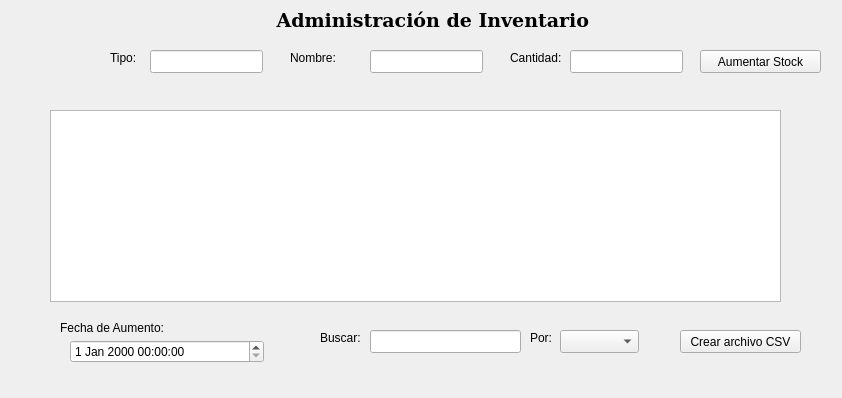
<?xml version="1.0" encoding="UTF-8"?>
<ui version="4.0">
 <class>Component</class>
 <widget class="QWidget" name="Component">
  <property name="geometry">
   <rect>
    <x>0</x>
    <y>0</y>
    <width>842</width>
    <height>398</height>
   </rect>
  </property>
  <property name="windowTitle">
   <string>Form</string>
  </property>
  <widget class="QComboBox" name="comboBox">
   <property name="geometry">
    <rect>
     <x>560</x>
     <y>330</y>
     <width>79</width>
     <height>23</height>
    </rect>
   </property>
  </widget>
  <widget class="QLabel" name="label_8">
   <property name="geometry">
    <rect>
     <x>270</x>
     <y>10</y>
     <width>331</width>
     <height>20</height>
    </rect>
   </property>
   <property name="font">
    <font>
     <family>DejaVu Serif</family>
     <pointsize>14</pointsize>
     <bold>true</bold>
    </font>
   </property>
   <property name="text">
    <string> Administración de Inventario</string>
   </property>
  </widget>
  <widget class="QLabel" name="statusLabel">
   <property name="geometry">
    <rect>
     <x>220</x>
     <y>310</y>
     <width>381</width>
     <height>20</height>
    </rect>
   </property>
   <property name="layoutDirection">
    <enum>Qt::LeftToRight</enum>
   </property>
   <property name="text">
    <string/>
   </property>
   <property name="alignment">
    <set>Qt::AlignCenter</set>
   </property>
  </widget>
  <widget class="QLabel" name="label_3">
   <property name="geometry">
    <rect>
     <x>290</x>
     <y>50</y>
     <width>101</width>
     <height>16</height>
    </rect>
   </property>
   <property name="text">
    <string>Nombre:</string>
   </property>
  </widget>
  <widget class="QLineEdit" name="lineEdit_tipo">
   <property name="geometry">
    <rect>
     <x>150</x>
     <y>50</y>
     <width>113</width>
     <height>23</height>
    </rect>
   </property>
  </widget>
  <widget class="QLineEdit" name="lineEdit_cantidad">
   <property name="geometry">
    <rect>
     <x>570</x>
     <y>50</y>
     <width>113</width>
     <height>23</height>
    </rect>
   </property>
  </widget>
  <widget class="QLabel" name="label_7">
   <property name="geometry">
    <rect>
     <x>530</x>
     <y>330</y>
     <width>31</width>
     <height>16</height>
    </rect>
   </property>
   <property name="text">
    <string>Por:</string>
   </property>
  </widget>
  <widget class="QLabel" name="label">
   <property name="geometry">
    <rect>
     <x>110</x>
     <y>50</y>
     <width>57</width>
     <height>15</height>
    </rect>
   </property>
   <property name="text">
    <string>Tipo:</string>
   </property>
  </widget>
  <widget class="QLabel" name="label_4">
   <property name="geometry">
    <rect>
     <x>60</x>
     <y>320</y>
     <width>111</width>
     <height>16</height>
    </rect>
   </property>
   <property name="text">
    <string>Fecha de Aumento:</string>
   </property>
  </widget>
  <widget class="QDateTimeEdit" name="dateTimeEdit">
   <property name="geometry">
    <rect>
     <x>70</x>
     <y>340</y>
     <width>194</width>
     <height>23</height>
    </rect>
   </property>
  </widget>
  <widget class="QLineEdit" name="lineEdit_buscar">
   <property name="geometry">
    <rect>
     <x>370</x>
     <y>330</y>
     <width>151</width>
     <height>23</height>
    </rect>
   </property>
  </widget>
  <widget class="QLabel" name="label_6">
   <property name="geometry">
    <rect>
     <x>320</x>
     <y>330</y>
     <width>71</width>
     <height>16</height>
    </rect>
   </property>
   <property name="text">
    <string>Buscar:</string>
   </property>
  </widget>
  <widget class="QTableView" name="tableView">
   <property name="geometry">
    <rect>
     <x>50</x>
     <y>110</y>
     <width>731</width>
     <height>192</height>
    </rect>
   </property>
  </widget>
  <widget class="QPushButton" name="btn_agregar">
   <property name="geometry">
    <rect>
     <x>700</x>
     <y>50</y>
     <width>121</width>
     <height>23</height>
    </rect>
   </property>
   <property name="text">
    <string>Aumentar Stock</string>
   </property>
  </widget>
  <widget class="QLineEdit" name="lineEdit_nombre">
   <property name="geometry">
    <rect>
     <x>370</x>
     <y>50</y>
     <width>113</width>
     <height>23</height>
    </rect>
   </property>
  </widget>
  <widget class="QLabel" name="label_5">
   <property name="geometry">
    <rect>
     <x>510</x>
     <y>50</y>
     <width>57</width>
     <height>15</height>
    </rect>
   </property>
   <property name="text">
    <string>Cantidad:</string>
   </property>
  </widget>
  <widget class="QPushButton" name="pushButton_crearCSV">
   <property name="geometry">
    <rect>
     <x>680</x>
     <y>330</y>
     <width>121</width>
     <height>23</height>
    </rect>
   </property>
   <property name="text">
    <string>Crear archivo CSV</string>
   </property>
  </widget>
 </widget>
 <resources/>
 <connections/>
</ui>
